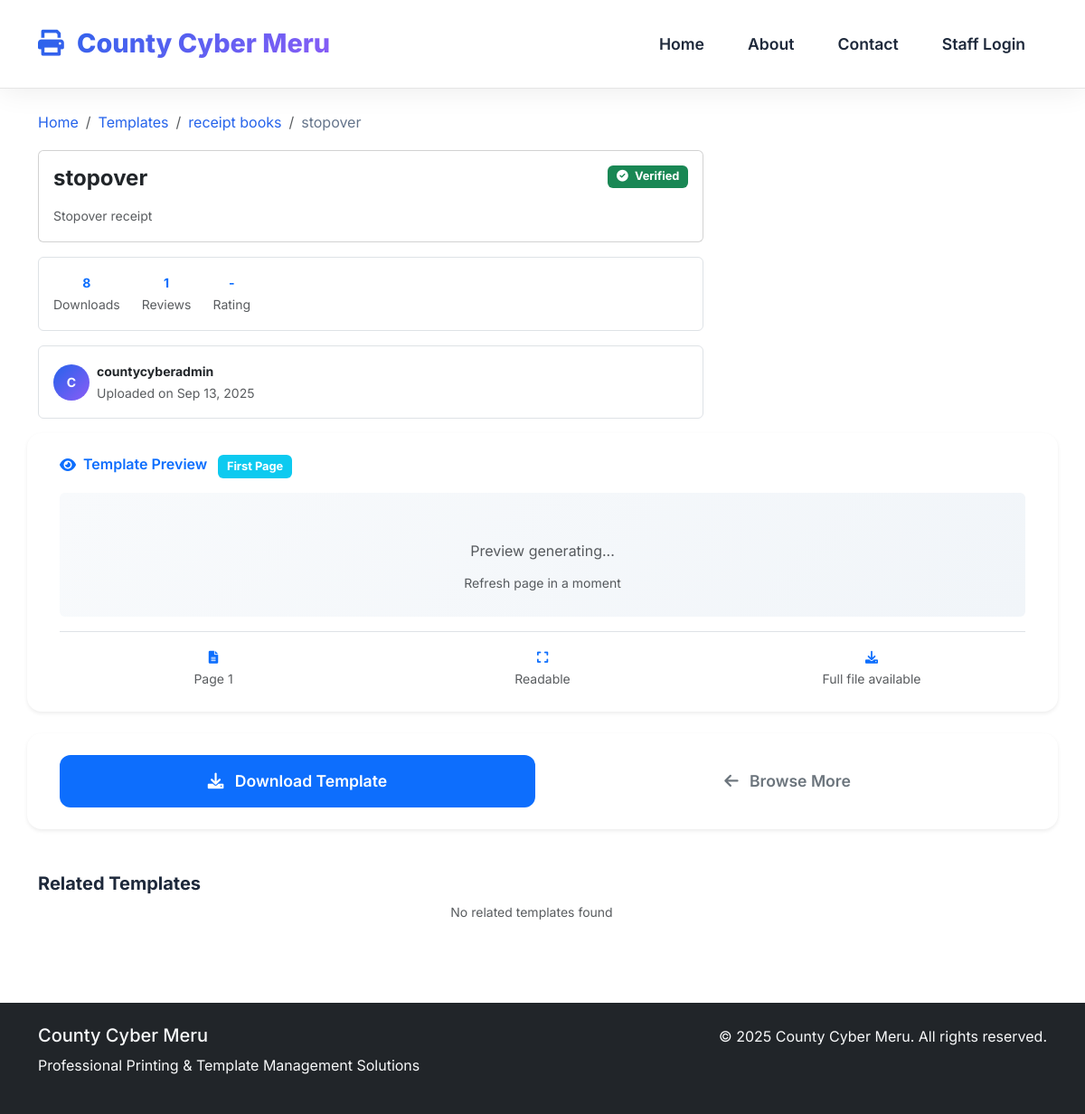
Before: /templates/template/1/ with the older database file.
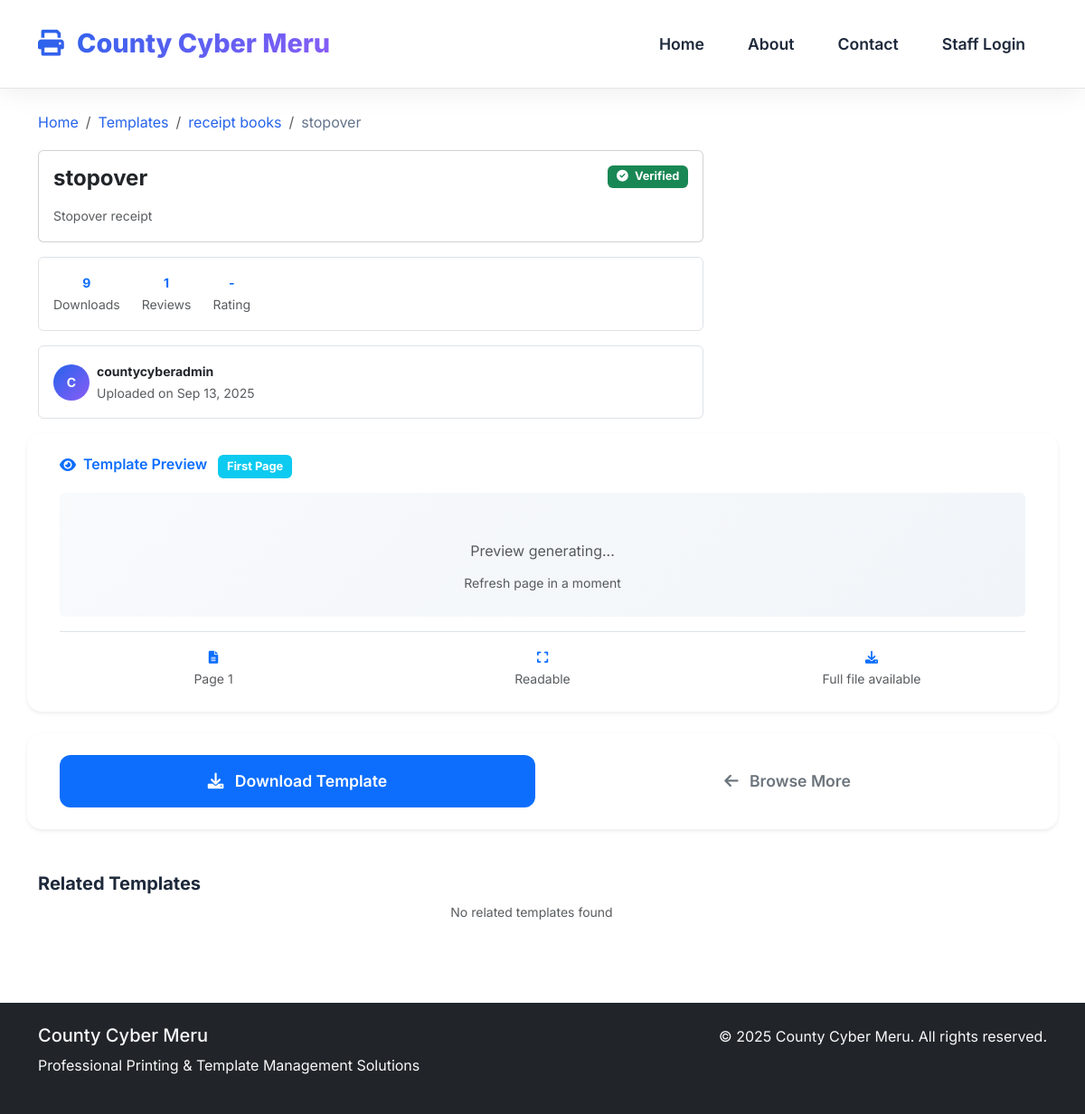
After: the same page with the newer database file.
### template_manager/models.py (models this page shows, shortened)
class TemplateDocument(models.Model):
    DOCUMENT_TYPES = [
        ('PUB', 'Microsoft Publisher (.pub)'),
        ('PDF', 'PDF Document'),
        ('XLS', 'Excel Spreadsheet'),
        ('DOC', 'Word Document'),
        ('PPT', 'PowerPoint Presentation'),
        ('JPG', 'JPEG Image'),
        ('PNG', 'PNG Image'),
        ('PSD', 'Photoshop File'),
        ('AI', 'Adobe Illustrator'),
        ('OTHER', 'Other Format'),
    ]
    PAPER_SIZES = [
        ('A4', 'A4 (210×297 mm)'),
        ('A3', 'A3 (297×420 mm)'),
        ('A5', 'A5 (148×210 mm)'),
        ('LETTER', 'Letter (8.5×11 in)'),
        ('LEGAL', 'Legal (8.5×14 in)'),
        ('BUSINESS', 'Business Card'),
        ('BANNER', 'Banner'),
        ('CUSTOM', 'Custom Size'),
    ]
    TEMPLATE_CATEGORIES = [
        ('WEDDING', 'Wedding Cards'),
        ('BUSINESS', 'Business Cards'),
        ('BANNERS', 'Banners & Posters'),
        ('STICKERS', 'Stickers & Labels'),
        ('INVITATIONS', 'Invitation Cards'),
        ('CERTIFICATES', 'Certificates'),
        ('FLYERS', 'Flyers & Brochures'),
        ('LETTERHEADS', 'Letterheads'),
        ('RECEIPTS', 'Receipts & Invoices'),
        ('OTHER', 'Other Templates'),
    ]
    title = models.CharField(max_length=200)
    description = models.TextField()
    category = models.ForeignKey(Category, on_delete=models.CASCADE, related_name='templates')
    document_type = models.CharField(max_length=10, choices=DOCUMENT_TYPES)
    paper_size = models.CharField(max_length=20, choices=PAPER_SIZES)
    template_category = models.CharField(max_length=20, choices=TEMPLATE_CATEGORIES)
    file = models.FileField(upload_to=template_upload_path)
    thumbnail = models.ImageField(upload_to='thumbnails/', blank=True, null=True)
    preview_image = models.ImageField(upload_to='previews/', blank=True, null=True)
    uploaded_by = models.ForeignKey(settings.AUTH_USER_MODEL, on_delete=models.CASCADE, related_name='uploaded_templates')
    verified_by = models.ForeignKey(settings.AUTH_USER_MODEL, on_delete=models.SET_NULL, null=True, blank=True,
                                  related_name='verified_templates')
    uploaded_at = models.DateTimeField(auto_now_add=True)
    verified_at = models.DateTimeField(null=True, blank=True)
    updated_at = models.DateTimeField(auto_now=True)
    tags = models.CharField(max_length=200, blank=True, help_text="Comma-separated tags")
    price = models.DecimalField(max_digits=10, decimal_places=2, blank=True, null=True)
    download_count = models.PositiveIntegerField(default=0)
    is_verified = models.BooleanField(default=False)
    is_active = models.BooleanField(default=True)
    is_featured = models.BooleanField(default=False)
    class Meta:
        ordering = ['-uploaded_at']
        indexes = [
            models.Index(fields=['title']),
            models.Index(fields=['document_type']),
            models.Index(fields=['paper_size']),
            models.Index(fields=['template_category']),
            models.Index(fields=['is_verified']),
        ]

class Category(models.Model):
    name = models.CharField(max_length=100, unique=True)
    slug = models.SlugField(max_length=100, unique=True, blank=True)
    description = models.TextField(blank=True)
    created_at = models.DateTimeField(auto_now_add=True)
    updated_at = models.DateTimeField(auto_now=True)
    is_active = models.BooleanField(default=True)
    class Meta:
        verbose_name_plural = "Categories"
        ordering = ['name']

### staff/models.py (models this page shows, shortened)
class StaffProfile(AbstractUser):
    RANK_CHOICES = (
        ('ADMIN', 'Administrator'),
        ('MANAGER', 'Manager'),
        ('STAFF', 'Regular Staff'),
    )
    rank = models.CharField(max_length=20, choices=RANK_CHOICES, default='STAFF')
    can_verify = models.BooleanField(default=False)
    can_manage_users = models.BooleanField(default=False)
    department = models.CharField(max_length=100, blank=True)
    phone_number = models.CharField(max_length=20, blank=True)
    profile_picture = models.ImageField(upload_to='staff_profiles/', blank=True, null=True)
    position = models.CharField(max_length=100, blank=True)
    class Meta:
        verbose_name = 'Staff Profile'
        verbose_name_plural = 'Staff Profiles'

### template_manager/views.py (the view)
# urls.py: path('template/<int:pk>/', views.template_detail, name='template-detail'),
def template_detail(request, pk):
    template = get_object_or_404(TemplateDocument, pk=pk, is_active=True)
    related_templates = TemplateDocument.objects.filter(
        category=template.category,
        is_verified=True,
        is_active=True
    ).exclude(pk=template.pk)[:3]
    if not template.category.slug:
        template.category.save()
    context = {
        'template': template,
        'related_templates': related_templates
    }
    return render(request, 'template_manager/template_detail.html', context)

### templates/template_manager/template_detail.html (shortened to what the changed rows need)
{% extends 'base/base.html' %}
{% load static %}
{% block content %}
<div class="container py-4">
    <nav aria-label="breadcrumb" class="mb-3">
        <ol class="breadcrumb small">
            <li class="breadcrumb-item"><a href="{% url 'home' %}">Home</a></li>
            <li class="breadcrumb-item"><a href="{% url 'template_manager:template-list' %}">Templates</a></li>
            <li class="breadcrumb-item"><a href="{% url 'template_manager:category-detail' template.category.slug %}">{{ template.category.name }}</a></li>
            <li class="breadcrumb-item active">{{ template.title }}</li>
        </ol>
    </nav>
    <div class="row">
        <div class="col-lg-8">
            <div class="card rounded p-3 mb-3 bg-white">
                <div class="d-flex justify-content-between align-items-start mb-2">
                    <h1 class="h4 fw-bold text-gradient">{{ template.title }}</h1>
                    {% if template.is_verified %}
                    <span class="badge bg-success"><i class="fas fa-check-circle me-1"></i> Verified</span>
                    {% else %}
                    <span class="badge bg-warning text-dark"><i class="fas fa-clock me-1"></i> Pending</span>
                    {% endif %}
                </div>
                <p class="text-muted small mb-0">{{ template.description }}</p>
            </div>
            <div class="card border rounded p-3 mb-3 bg-white small">
                <div class="d-flex gap-4 text-center">
                    <div>
                        <div class="fw-bold text-primary">{{ template.download_count }}</div>
                        <div class="text-muted">Downloads</div>
                    </div>
                    <div>
                        <div class="fw-bold text-primary">{{ template.ratings.count }}</div>
                        <div class="text-muted">Reviews</div>
                    </div>
                </div>
            </div>
            <div class="card border rounded p-3 mb-3 bg-white small">
                <div class="d-flex align-items-center">
                    <div class="rounded-circle d-flex align-items-center justify-content-center text-white fw-bold"
                         style="width:40px; height:40px; background: linear-gradient(135deg, var(--gradient-start), var(--gradient-end));">
                        {{ template.uploaded_by.username|first|upper }}
                    </div>
                    <div class="ms-2">
                        <div><strong>{{ template.uploaded_by.username }}</strong></div>
                        <div class="text-muted">Uploaded on {{ template.uploaded_at|date:"M d, Y" }}</div>
                    </div>
                </div>
            </div>
        </div>
</div>
{% endblock %}

Changed rows visible on the page:
changed TemplateDocument "stopover": download_count "8" → "9"
